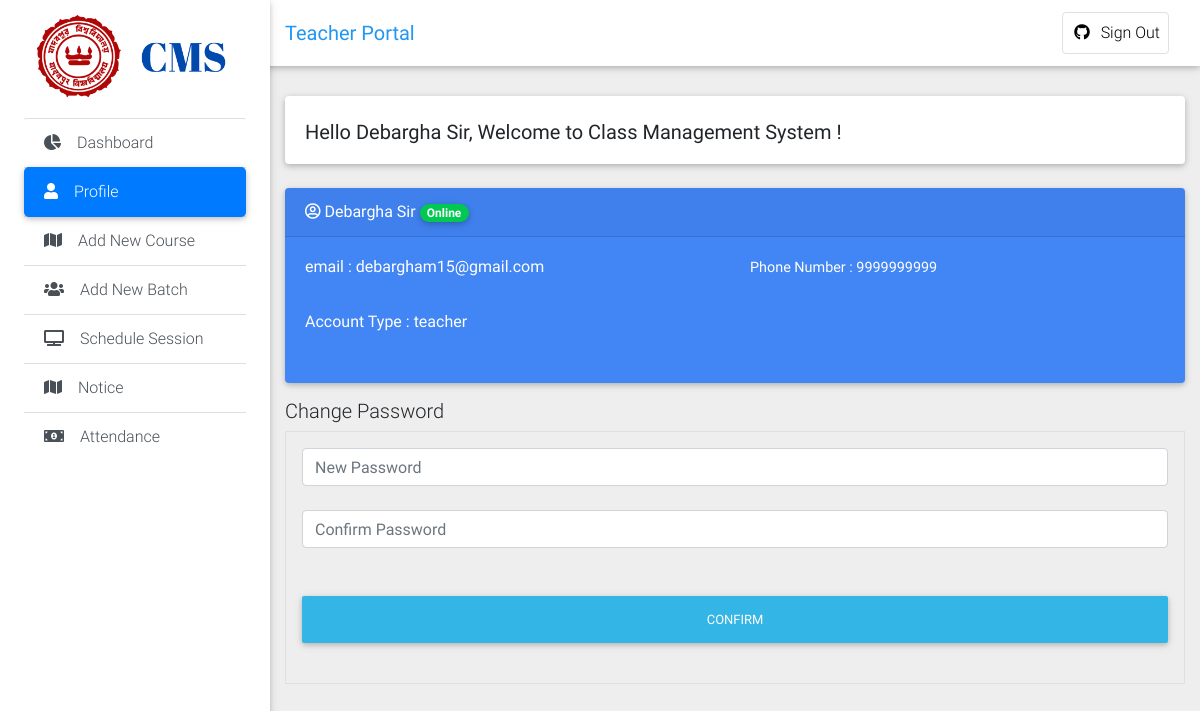
The app's page /teacher/profile.php (signed in) with its own data.
### tables this page shows
CREATE TABLE `teacher` (
  `id` int(200) NOT NULL,
  `firstName` varchar(255) NOT NULL,
  `lastName` varchar(255) NOT NULL,
  `phone` varchar(255) NOT NULL,
  `email` varchar(300) NOT NULL,
  `password` varchar(300) NOT NULL,
  `timestamp` timestamp NOT NULL DEFAULT current_timestamp() ON UPDATE current_timestamp()
);

### session.php (called while the page is built, shortened)
<?php
    include('config.php');
    $user_check = $_SESSION['email'];
    $role = $_SESSION['role'];
    $ses_sql = $db->query("SELECT * FROM $role WHERE email = '$user_check' ");
    $row = $ses_sql->fetch_assoc();
    $phone = $row['phone'];
?>

### teacher/profile.php (the view, shortened to what this page needs)
<?php
    require_once('../session.php');
?>
<!DOCTYPE html>
<html lang="en">
<head>
    <link rel="stylesheet" href="https://use.fontawesome.com/releases/v5.11.2/css/all.css" />
    <link href="../assets/css/bootstrap.min.css" rel="stylesheet" />
    <link href="../assets/css/mdb.min.css" rel="stylesheet" />
    <link href="../assets/css/style.min.css" rel="stylesheet" />
</head>
<body class="grey lighten-3">
    <header>
        <nav class="navbar fixed-top navbar-expand-lg navbar-light white scrolling-navbar">
            <div class="container-fluid">
                <a class="navbar-brand waves-effect">
                    <strong class="blue-text">Teacher Portal</strong>
                </a>
                <div class="collapse navbar-collapse" id="navbarSupportedContent">
                    <ul class="navbar-nav nav-flex-icons">
                        <li class="nav-item">
                            <a href="../logout.php" class="nav-link border border-light rounded waves-effect">
                                <i class="fab fa-github mr-2"></i>Sign Out
                            </a>
                        </li>
                    </ul>
                </div>
            </div>
        </nav>
        <div class="sidebar-fixed position-fixed">
            <a class="waves-effect">
                <img src="../assets/newimg/jucmslogo.png" class="img-fluid" alt="" />
            </a>
            <div class="list-group list-group-flush">
                <a href="./dashboard.php" class="list-group-item list-group-item-action waves-effect">
                    <i class="fas fa-chart-pie mr-3"></i>Dashboard
                </a>
                <a href="#" class="list-group-item active waves-effect">
                    <i class="fas fa-user mr-3"></i>Profile</a>
                <a href="./createCourse.php" class="list-group-item list-group-item-action waves-effect">
                    <i class="fas fa-map mr-3"></i>Add New Course</a>
                <a href="./createBatch.php" class="list-group-item list-group-item-action waves-effect">
                    <i class="fas fa-users mr-3"></i>Add New Batch</a>
                <a href="./createSession.php" class="list-group-item list-group-item-action waves-effect">
                    <i class="fas fa-tv mr-3"></i>Schedule Session</a>
                <a href="./createNotice.php" class="list-group-item list-group-item-action waves-effect">
                    <i class="fas fa-map mr-3"></i>Notice</a>
                <a href="./attendance.php" class="list-group-item list-group-item-action waves-effect">
                    <i class="fas fa-money-bill-alt mr-3"></i>Attendance</a>
            </div>
        </div>
    </header>
    <main class="pt-5 mx-lg-6">
        <div class="container-fluid mt-5">
            <div class="card mb-4 wow fadeIn">
                <div class="card-body d-sm-flex justify-content-between">
                    <h5 class="mb-1 mb-sm-0 pt-1">
                        Hello <?php echo $row['firstName'].' '.$row['lastName'];
                        ?>, Welcome to Class Management System !
                    </h5>
                </div>
            </div>
        </div>
        <div class="container-fluid">
            <div class="row wow fadeIn">
                <div class="col-md-12">
                    <div class="card text-white bg-primary mb-3">
                        <div class="card-header">
                            <i class="far fa-user-circle"></i>
                            <?php echo $row['firstName'].' '.$row['lastName'];?>
                            <span class="badge badge-pill badge-success">Online</span>
                        </div>
                        <div class="card-body">
                            <div class="row">
                                <div class="col-md-6">
                                    <h6 class="card-title">email : <?php echo $user_check;?></h6><br>
                                    <h6>Account Type : <?php echo $role; ?></h6><br>
                                </div>
                                <div class="col-md-6">
                                    <p class="card-text text-white">Phone Number : <?php echo $phone;?></p>
                                </div>
                            </div>
                        </div>
                    </div>
                    <div class="tab-pane fade show active" id="login" role="tabpanel" aria-labelledby="login-tab">
                        <h5>Change Password</h5>
                        <form class="text-center border border-light p-3" action="profile.php" method="post">
                            <input type="password" name="newPassword" id="defaultLoginFormPassword"
                                class="form-control mb-4" placeholder="New Password">
                            <input type="password" name="confirmPassword" id="defaultLoginFormPassword"
                                class="form-control mb-4" placeholder="Confirm Password">
                            <button class="btn btn-info btn-block my-4" id="Confirm" name="Confirm"
                                type="submit">Confirm</button>
                        </form>
                    </div>
                </div>
            </div>
        </div>
    </main>
</body>
</html>

### records on screen
teacher: firstName "Debargha", lastName "Sir", phone "9999999999"

### other values on screen
$user_check "debargham15@gmail.com"
$role "teacher"
